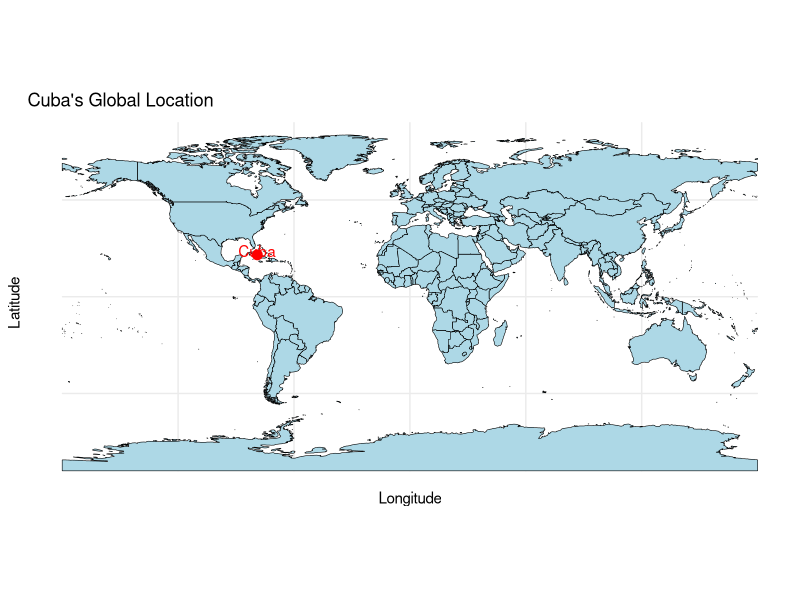
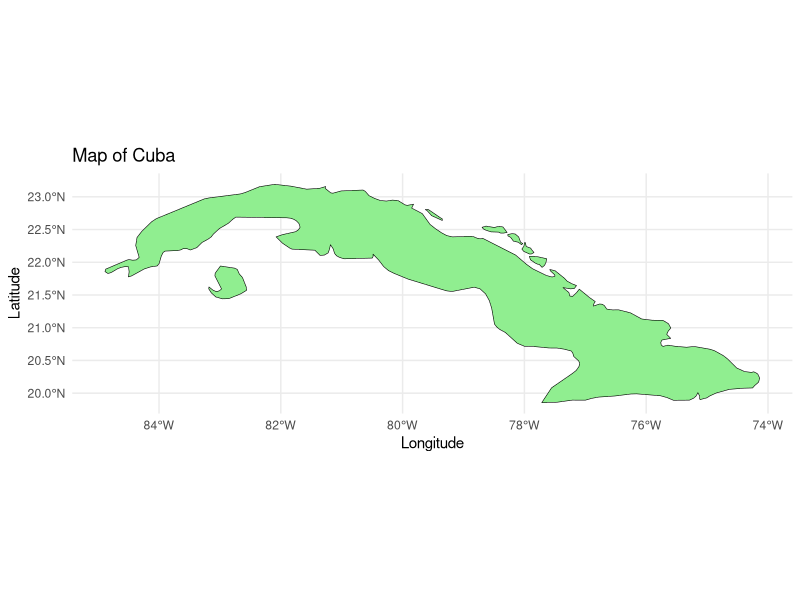
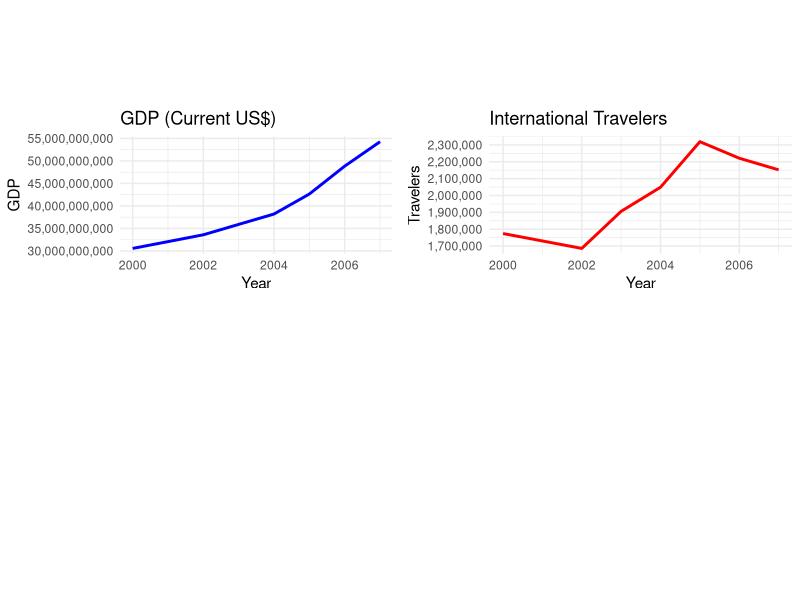
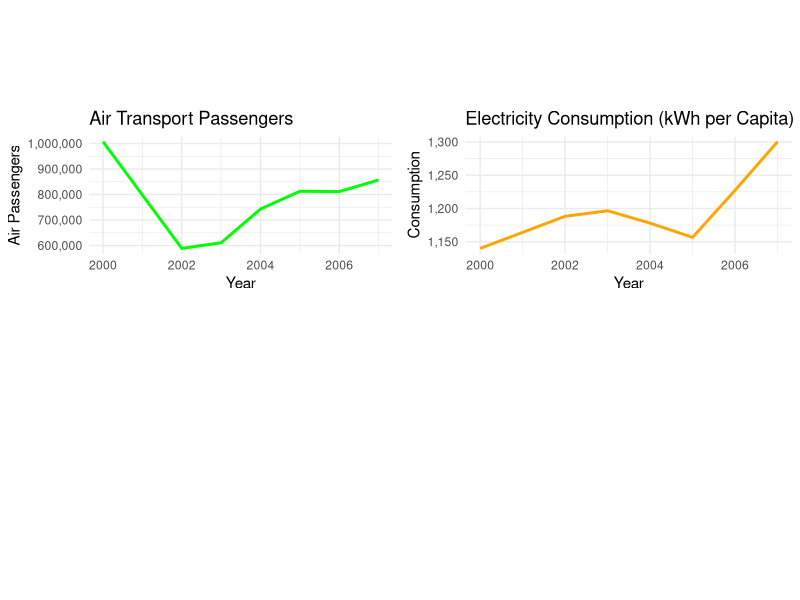
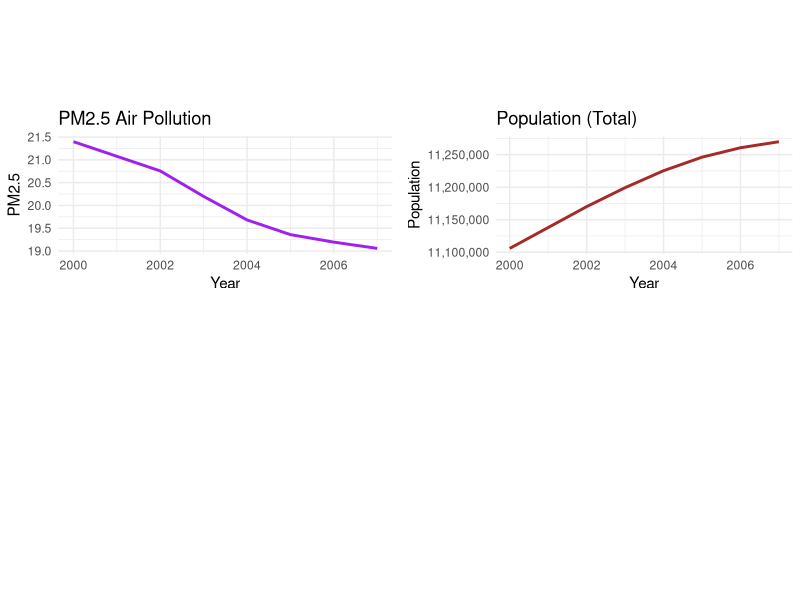
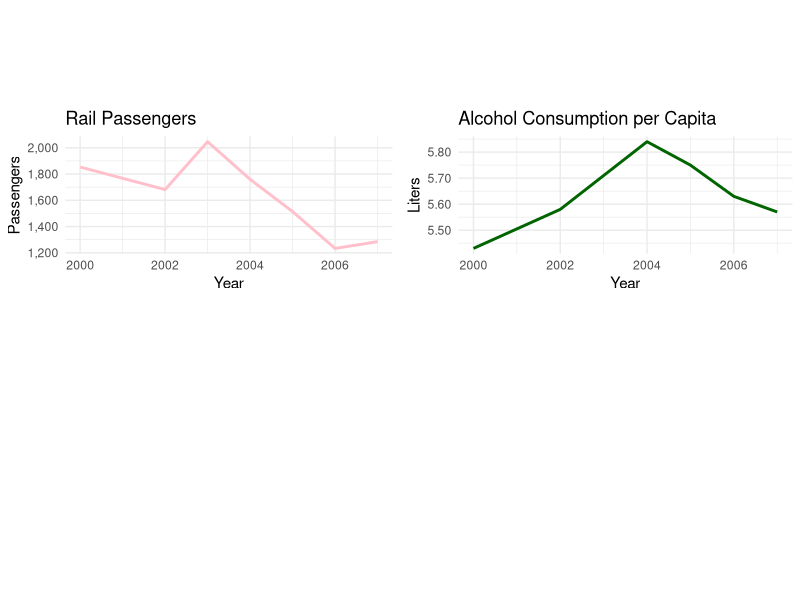
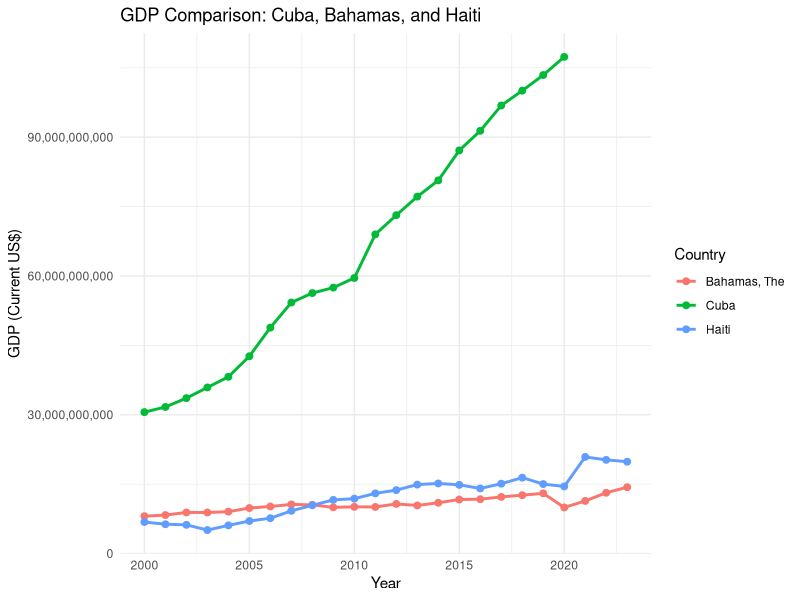

These charts were generated, in order, by the following R code:
## ---- chunk 1
library(ggplot2)
library(sf)
library(rnaturalearth)
library(rnaturalearthdata)
world <- ne_countries(scale = "medium", returnclass = "sf")
cuba <- world[world$name == "Cuba", ]  
cuba_coords <- st_coordinates(st_centroid(cuba))   
ggplot(data = world) +
  geom_sf(fill = "lightblue", color = "black") +  
  annotate("point", x = cuba_coords[1], y = cuba_coords[2], 
           color = "red", size = 3) +  
  annotate("text", x = cuba_coords[1], y = cuba_coords[2] + 2, 
           label = "Cuba", color = "red") + 
  labs(title = "Cuba's Global Location",
       x = "Longitude",
       y = "Latitude") +
  theme_minimal()  
## ---- chunk 2
library(ggplot2)
library(sf)
library(rnaturalearth)
library(rnaturalearthdata)
world <- ne_countries(scale = "medium", returnclass = "sf")
cuba <- world[world$name == "Cuba", ]  
ggplot(data = cuba) +
  geom_sf(fill = "lightgreen", color = "black") +  
  labs(title = "Map of Cuba",
       x = "Longitude",
       y = "Latitude") +
  theme_minimal()  
## ---- chunk 3
library(ggplot2)
library(gridExtra)
library(scales)

data_T <- read.csv("FinalCuba/cuba_wdi_data.csv")
data_T$year <- as.numeric(data_T$year)
data_T <- na.omit(data_T)

plot1 <- ggplot(data_T, aes(x = year, y = NY.GDP.MKTP.CD)) +
  geom_line(color = "blue", size = 1) +
  labs(title = "GDP (Current US$)", x = "Year", y = "GDP") +
  scale_y_continuous(labels = comma, 
                     breaks = pretty(data_T$NY.GDP.MKTP.CD, n = 5)) +
  theme_minimal()

plot2 <- ggplot(data_T, aes(x = year, y = ST.INT.ARVL)) +
  geom_line(color = "red", size = 1) +
  labs(title = "International Travelers", x = "Year", y = "Travelers") +
  scale_y_continuous(labels = comma, 
                     breaks = pretty(data_T$ST.INT.ARVL, n = 5)) +
  theme_minimal()

plot3 <- ggplot(data_T, aes(x = year, y = IS.AIR.PSGR)) +
  geom_line(color = "green", size = 1) +
  labs(title = "Air Transport Passengers", x = "Year", y = "Air Passengers") +
  scale_y_continuous(labels = comma, 
                     breaks = pretty(data_T$IS.AIR.PSGR, n = 5)) +
  theme_minimal()

plot4 <- ggplot(data_T, aes(x = year, y = EG.USE.ELEC.KH.PC)) +
  geom_line(color = "orange", size = 1) +
  labs(title = "Electricity Consumption (kWh per Capita)", 
       x = "Year", y = "Consumption") +
  scale_y_continuous(labels = comma, 
                     breaks = pretty(data_T$EG.USE.ELEC.KH.PC, n = 5)) +
  theme_minimal()

plot5 <- ggplot(data_T, aes(x = year, y = EN.ATM.PM25.MC.M3)) +
  geom_line(color = "purple", size = 1) +
  labs(title = "PM2.5 Air Pollution", x = "Year", y = "PM2.5") +
  scale_y_continuous(labels = comma, 
                     breaks = pretty(data_T$EN.ATM.PM25.MC.M3, n = 5)) +
  theme_minimal()

plot6 <- ggplot(data_T, aes(x = year, y = SP.POP.TOTL)) +
  geom_line(color = "brown", size = 1) +
  labs(title = "Population (Total)", x = "Year", y = "Population") +
  scale_y_continuous(labels = comma, 
                     breaks = pretty(data_T$SP.POP.TOTL, n = 5)) +
  theme_minimal()

plot7 <- ggplot(data_T, aes(x = year, y = IS.RRS.PASG.KM)) +
  geom_line(color = "pink", size = 1) +
  labs(title = "Rail Passengers", x = "Year", y = "Passengers") +
  scale_y_continuous(labels = comma, 
                     breaks = pretty(data_T$IS.RRS.PASG.KM, n = 5)) +
  theme_minimal()

plot8 <- ggplot(data_T, aes(x = year, y = SH.ALC.PCAP.LI)) +
  geom_line(color = "darkgreen", size = 1) +
  labs(title = "Alcohol Consumption per Capita", x = "Year", y = "Liters") +
  scale_y_continuous(labels = comma, 
                     breaks = pretty(data_T$SH.ALC.PCAP.LI, n = 5)) +
  theme_minimal()
grid.arrange(plot1, plot2, ncol = 2, heights = unit(c(5, 5), "cm")) 
grid.arrange(plot3, plot4, ncol = 2, heights = unit(c(5, 5), "cm")) 
grid.arrange(plot5, plot6, ncol = 2, heights = unit(c(5, 5), "cm")) 
grid.arrange(plot7, plot8, ncol = 2, heights = unit(c(5, 5), "cm")) 
## ---- chunk 4
library(ggplot2)
library(dplyr)
gdp_data <- read.csv("cuba_bahamas_haiti_gdp.csv")
gdp_data <- na.omit(gdp_data)
ggplot(gdp_data, aes(x = year, y = GDP, color = country)) +
  geom_line(size = 1) +
  geom_point(size = 2) +
  scale_y_continuous(labels = scales::comma) + 
  labs(title = "GDP Comparison: Cuba, Bahamas, and Haiti",
       x = "Year",
       y = "GDP (Current US$)",
       color = "Country") +
  theme_minimal()
